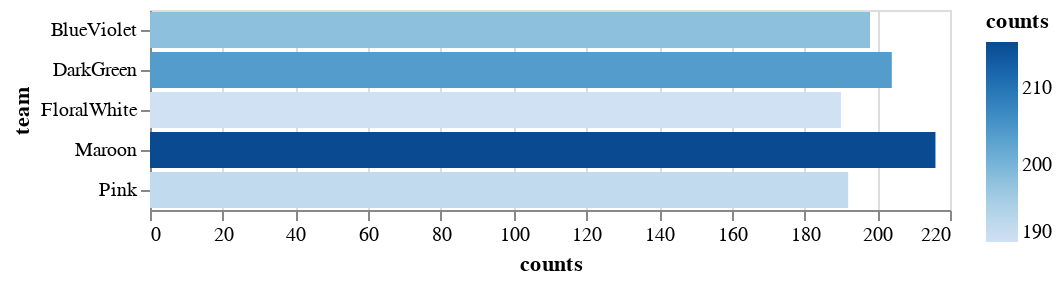

Write notebook code for a chart like this one.
### Markdown cell above
# chart4

### Code cell
data = pd.DataFrame(workers, columns=['id', 'team'])
data = data.groupby(['team']).count()
data = data.rename(columns={'id': 'counts'})
data["counts"] = data["counts"].astype('int32')
data = data.reset_index(level=0)
alt.Chart(data).mark_bar(orient='horizontal').encode(
    x='counts', y='team', color='counts'
)

### Figure 1 — Vega-Lite specification as saved in the notebook (floating-point values rounded to 4 significant figures)
{"config": {"view": {"continuousWidth": 400, "continuousHeight": 300}}, "data": {"name": "data-18f1618d25480a6991e4e08acff376f5"}, "mark": {"type": "bar", "orient": "horizontal"}, "encoding": {"color": {"field": "counts", "type": "quantitative"}, "x": {"field": "counts", "type": "quantitative"}, "y": {"field": "team", "type": "nominal"}}, "$schema": "https://vega.github.io/schema/vega-lite/v4.17.0.json", "datasets": {"data-18f1618d25480a6991e4e08acff376f5": [{"team": "BlueViolet", "counts": 198}, {"team": "DarkGreen", "counts": 204}, {"team": "FloralWhite", "counts": 190}, {"team": "Maroon", "counts": 216}, {"team": "Pink", "counts": 192}]}}
